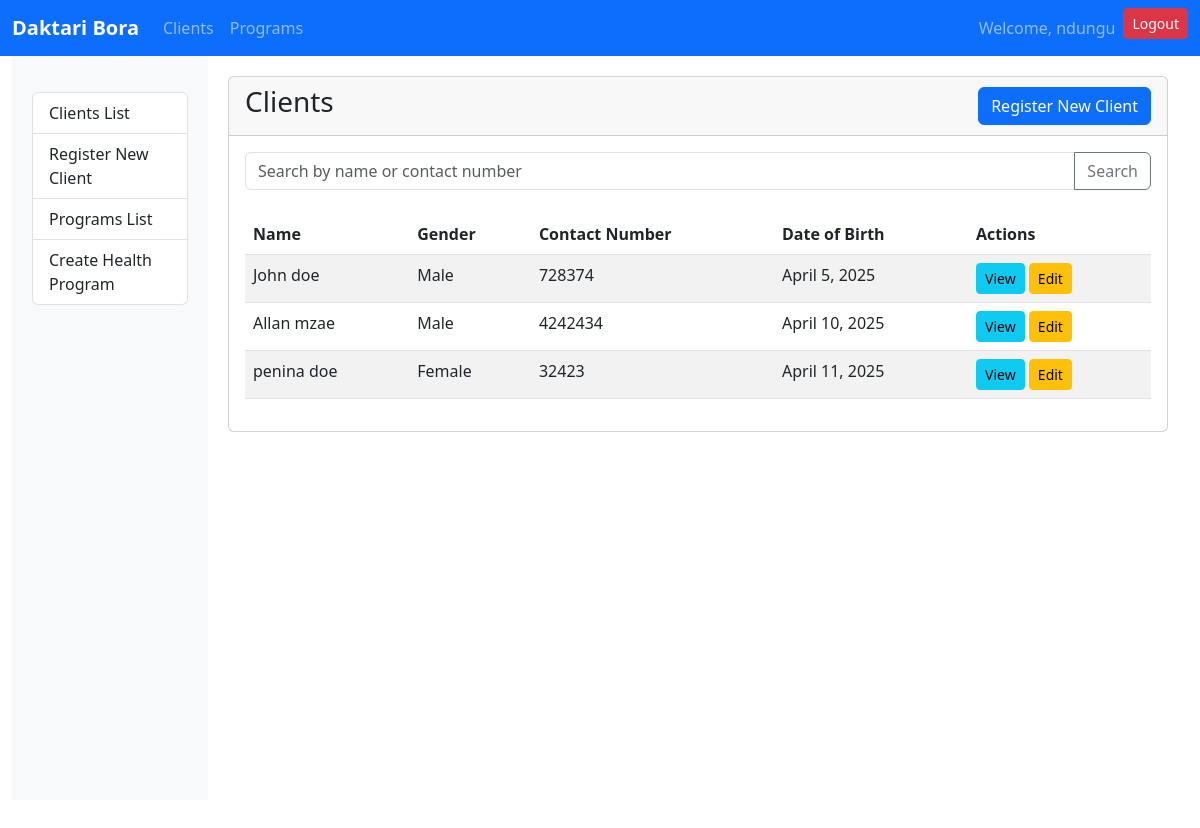
Screenshot of /clients/ (signed in) with the database file from the repository.
### clients/models.py (models this page shows, shortened)
class Client(models.Model):
    GENDER_CHOICES = [
        ('male', 'Male'),
        ('female', 'Female'),
        ('other', 'Other'),
    ]
    first_name = models.CharField(max_length=100)
    last_name = models.CharField(max_length=100)
    date_of_birth = models.DateField()
    gender = models.CharField(max_length=10, choices=GENDER_CHOICES)
    contact_number = models.CharField(max_length=15, blank=True, null=True)
    street_address = models.CharField(max_length=255, blank=True, null=True)
    city = models.CharField(max_length=100, blank=True, null=True)
    state = models.CharField(max_length=100, blank=True, null=True)
    zip_code = models.CharField(max_length=20, blank=True, null=True)
    created_by = models.ForeignKey(User, on_delete=models.SET_NULL, null=True)
    created_at = models.DateTimeField(auto_now_add=True)
    updated_at = models.DateTimeField(auto_now=True)

### clients/views.py (the view)
# urls.py: path('', views.client_list, name='client_list'),
@login_required
def client_list(request):
    query = request.GET.get('q', '')
    clients = Client.objects.filter(created_by=request.user)
    if query:
        clients = clients.filter(
            Q(first_name__icontains=query) |
            Q(last_name__icontains=query) |
            Q(contact_number__icontains=query)
        )
    return render(request, 'clients/client_list.html', {
        'clients': clients,
        'query': query
    })

### templates/clients/client_list.html (shortened to what this page needs)
{% extends 'base.html' %}
{% block content %}
<div class="card">
    <div class="card-header d-flex justify-content-between align-items-center">
        <h3>Clients</h3>
        <div>
            <a href="{% url 'client_create' %}" class="btn btn-primary">Register New Client</a>
        </div>
    </div>
    <div class="card-body">
        <form method="get" class="mb-4">
            <div class="input-group">
                <input type="text" name="q" class="form-control" placeholder="Search by name or contact number" value="{{ query }}">
                <button class="btn btn-outline-secondary" type="submit">Search</button>
            </div>
        </form>
        {% if clients %}
        <div class="table-responsive">
            <table class="table table-striped table-hover">
                <thead>
                    <tr>
                        <th>Name</th>
                        <th>Gender</th>
                        <th>Contact Number</th>
                        <th>Date of Birth</th>
                        <th>Actions</th>
                    </tr>
                </thead>
                <tbody>
                    {% for client in clients %}
                    <tr>
                        <td>{{ client.first_name }} {{ client.last_name }}</td>
                        <td>{{ client.get_gender_display }}</td>
                        <td>{{ client.contact_number|default:"Not provided" }}</td>
                        <td>{{ client.date_of_birth }}</td>
                        <td>
                            <a href="{% url 'client_detail' client.id %}" class="btn btn-sm btn-info">View</a>
                            <a href="{% url 'client_update' client.id %}" class="btn btn-sm btn-warning">Edit</a>
                        </td>
                    </tr>
                    {% endfor %}
                </tbody>
            </table>
        </div>
        {% else %}
        <div class="alert alert-info">
            No clients found. {% if query %}Try a different search term.{% endif %}
        </div>
        {% endif %}
    </div>
</div>
{% endblock %}

### templates/base.html (shortened to what this page needs)
{% load django_bootstrap5 %}
<!DOCTYPE html>
<html lang="en">
<head>
    <link href="https://cdn.jsdelivr.net/npm/bootstrap@5.3.0/dist/css/bootstrap.min.css" rel="stylesheet">
</head>
<body>
    <nav class="navbar navbar-expand-lg navbar-dark bg-primary sticky-top">
        <div class="container-fluid">
            <a class="navbar-brand" href="{% url 'client_list' %}">Daktari Bora</a>
            <div class="collapse navbar-collapse" id="navbarNavDropdown">
                <ul class="navbar-nav me-auto">
                    <li class="nav-item">
                        <a class="nav-link" href="{% url 'client_list' %}">Clients</a>
                    </li>
                    <li class="nav-item">
                        <a class="nav-link" href="{% url 'program_list' %}">Programs</a>
                    </li>
                </ul>
                <ul class="navbar-nav ms-auto">
                    {% if user.is_authenticated %}
                        <li class="nav-item d-none d-sm-block">
                            <span class="nav-link">Welcome, {{ user.username }}</span>
                        </li>
                        <li class="nav-item">
                            <a class="btn btn-danger btn-sm" href="{% url 'logout' %}">Logout</a>
                        </li>
                    {% endif %}
                </ul>
            </div>
        </div>
    </nav>
    <div class="container-fluid content-wrapper">
        <div class="row g-0">
            {% if user.is_authenticated %}
                <div class="col-12 col-lg-2 sidebar d-none d-lg-block">
                    <div class="list-group mt-3">
                        <a href="{% url 'client_list' %}" class="list-group-item list-group-item-action">Clients List</a>
                        <a href="{% url 'client_create' %}" class="list-group-item list-group-item-action">Register New Client</a>
                        <a href="{% url 'program_list' %}" class="list-group-item list-group-item-action">Programs List</a>
                        <a href="{% url 'program_create' %}" class="list-group-item list-group-item-action">Create Health Program</a>
                    </div>
                </div>
                <div class="col-12 col-lg-10 content">
            {% else %}
                <div class="col-12 content">
            {% endif %}
                    {% block content %}{% endblock %}
                </div>
        </div>
    </div>
</body>
</html>

### templates/base.html (style rules this page uses)
.navbar-brand { font-weight: bold; }
.content-wrapper { margin-bottom: 30px; }
@media (min-width: 992px) { .sidebar { min-height: calc(100vh - 56px); position: sticky; top: 56px; height: calc(100vh - 56px); overflow-y: auto; z-index: 1000; background-color: #f8f9fa; padding: 20px; } }
@media (min-width: 992px) { .content { padding: 20px; } }

### rows the page displays
Client: first_name "John", last_name "doe", gender "Male", contact_number "728374", date_of_birth "April 5, 2025"
Client: first_name "Allan", last_name "mzae", gender "Male", contact_number "4242434", date_of_birth "April 10, 2025"
Client: first_name "penina", last_name "doe", gender "Female", contact_number "32423", date_of_birth "April 11, 2025"

### other values shown
{{ user.username }} "ndungu"
